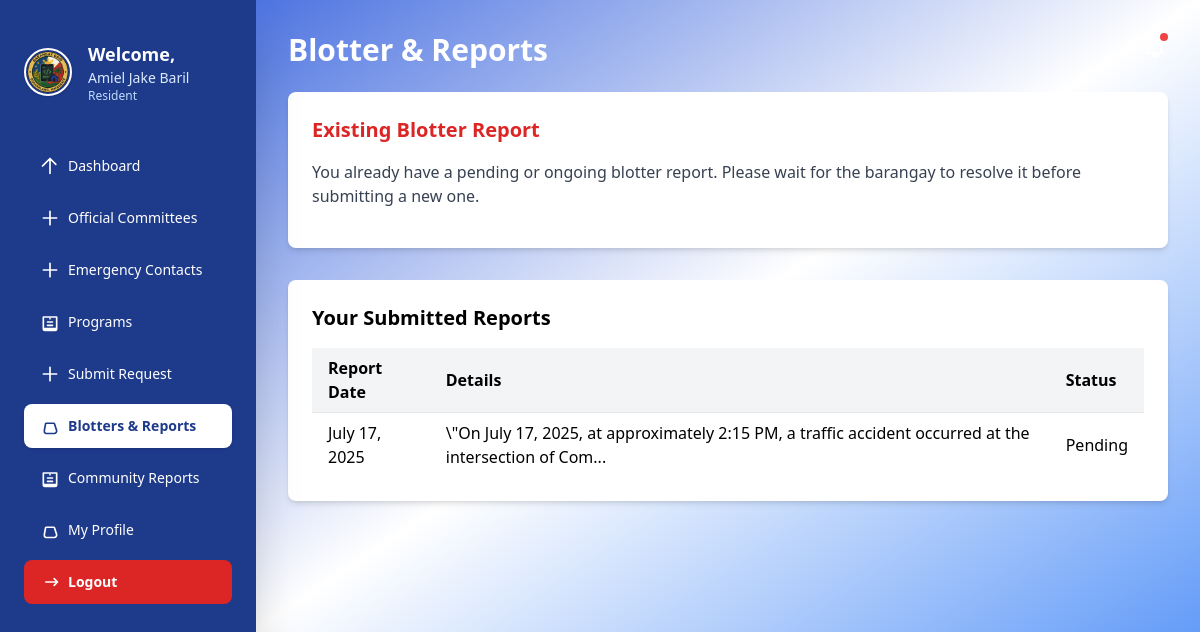
The page /resident/blotters.php (signed in) on the database its author committed.
### tables this page shows
CREATE TABLE `blotter_reports` (
  `id` int(11) NOT NULL,
  `residents_id` int(11) DEFAULT NULL,
  `complainant_name` varchar(255) NOT NULL,
  `incident_details` text NOT NULL,
  `status` varchar(50) DEFAULT 'Pending',
  `date_reported` datetime DEFAULT current_timestamp(),
  `complainant_address` varchar(255) DEFAULT NULL,
  `complainant_contact` varchar(20) DEFAULT NULL,
  `accused_name` varchar(255) DEFAULT NULL,
  `accused_address` varchar(255) DEFAULT NULL,
  `accused_contact` varchar(255) DEFAULT NULL,
  `complaint_type` varchar(100) DEFAULT NULL,
  `incident_date` date DEFAULT NULL,
  `incident_time` time DEFAULT NULL,
  `incident_location` varchar(255) DEFAULT NULL
);

### resident/blotters.php (the view, shortened to what this page needs)
<?php
$conn = new mysqli("localhost:3307", "root", "", "barangay_management_system");
$user_id = $_SESSION['user_id'];
$has_existing_report = false;
$sql_check = "SELECT id FROM blotter_reports WHERE residents_id = ? AND status IN ('Pending', 'Ongoing')";
$stmt_check = $conn->prepare($sql_check);
$stmt_check->bind_param("i", $user_id);
$stmt_check->execute();
$stmt_check->store_result();
if ($stmt_check->num_rows > 0) {
    $has_existing_report = true;
}
?>
<!DOCTYPE html>
<html lang="en">
<head>
  <script src="https://cdn.tailwindcss.com "></script>
</head>
<body class="bg-gradient-to-br from-blue-700 via-white to-blue-500">
<div id="sidebar">
  <?php include 'sidebar.php'; ?>
</div>
<div id="main-content" class="p-8">
  <div class="flex items-center justify-between mb-6">
    <h1 class="text-3xl font-bold text-white">Blotter & Reports</h1>
    <div class="relative">
      <button class="relative focus:outline-none">
        <span class="absolute top-0 right-0 inline-flex w-2 h-2 bg-red-500 rounded-full"></span>
      </button>
    </div>
  </div>
  <div class="bg-white p-6 rounded-lg shadow-md mb-8">
    <?php if ($has_existing_report): ?>
      <h2 class="text-xl font-semibold mb-4 text-red-600">Existing Blotter Report</h2>
      <p class="text-gray-700 mb-4">You already have a pending or ongoing blotter report. Please wait for the barangay to resolve it before submitting a new one.</p>
    <?php endif; ?>
  </div>
  <div class="bg-white p-6 rounded-lg shadow-md">
    <h2 class="text-xl font-semibold mb-4">Your Submitted Reports</h2>
    <div class="overflow-x-auto">
      <table class="min-w-full table-auto">
        <thead class="bg-gray-100">
          <tr>
            <th class="px-4 py-2 text-left">Report Date</th>
            <th class="px-4 py-2 text-left">Details</th>
            <th class="px-4 py-2 text-left">Status</th>
          </tr>
        </thead>
        <tbody>
          <?php
          $sql = "SELECT * FROM blotter_reports WHERE residents_id = '$user_id' ORDER BY date_reported DESC";
          $result = $conn->query($sql);
          if ($result->num_rows > 0):
            while ($row = $result->fetch_assoc()):
              $preview = strlen($row['incident_details']) > 100 ? substr($row['incident_details'], 0, 100) . "..." : $row['incident_details'];
          ?>
            <tr class="border-t hover:bg-gray-50">
              <td class="px-4 py-2"><?= htmlspecialchars(date("F j, Y", strtotime($row['date_reported']))) ?></td>
              <td class="px-4 py-2"><?= htmlspecialchars($preview) ?></td>
              <td class="px-4 py-2"><?= htmlspecialchars($row['status']) ?></td>
            </tr>
          <?php endwhile; else: ?>
            <tr>
              <td colspan="3" class="px-4 py-4 text-center text-gray-500">No reports found.</td>
            </tr>
          <?php endif; ?>
        </tbody>
      </table>
    </div>
  </div>
</div>
</body>
</html>

### resident/blotters.php (style rules this page uses)
#sidebar { position: fixed; top: 0; left: 0; height: 100vh; width: 16rem; overflow-y: auto; z-index: 50; }
#main-content { margin-left: 16rem; height: 100vh; overflow-y: auto; }

### rows shown on the page
blotter_reports: date_reported "July 17, 2025", incident_details "\\\"On July 17, 2025, at approximately 2:15 PM, a traffic accident occurred at the intersection of Com...", status "Pending"

### other values the page prints
$_SESSION['full_name'] "Amiel Jake Baril"
